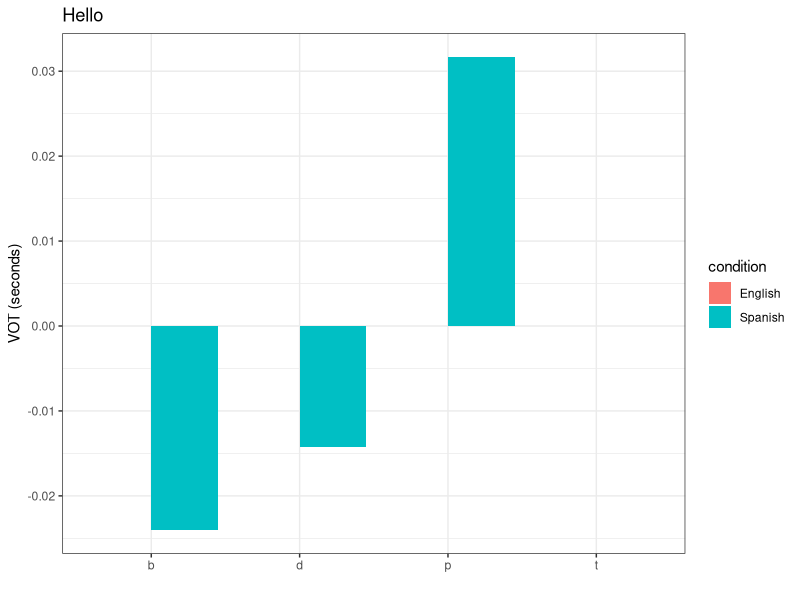

This figure's R source:
library(dplyr)
library(ggplot2)
#Read in the data from the CSV files 
english <- read.csv("eng_vot_data.csv")
spanish <- read.csv("spa_vot_data.csv")

#get the spanish data for each speaker separately 
fer1_spa <- spanish %>% filter(Speaker == 'ferfulice_1')
fer2_spa <- spanish %>% filter(Speaker == 'ferfulice_2')
deu_spa <- spanish %>% filter(Speaker == 'deuchar')

#get the english data for each speaker separately 
fer1_eng <- english %>% filter(Speaker == 'ferfulice_1')
fer2_eng <- english %>% filter(Speaker == 'ferfulice_2')
deu_eng <- english %>% filter(Speaker == 'deuchar')

#extract segments individually 
d_eng <- english %>% filter(Consonant == 'd')
d_spa <- spanish %>% filter(Consonant == 'd')
t_eng <- english %>% filter(Consonant == 't')
t_spa <- spanish %>% filter(Consonant == 't')
b_eng <- english %>% filter(Consonant == 'b')
b_spa <- spanish %>% filter(Consonant == 'b')
p_eng <- english %>% filter(Consonant == 'p')
p_spa <- spanish %>% filter(Consonant == 'p')


specie <- c(rep("d", 2), rep("t", 2), rep("b", 2), rep("p", 2))
condition <- rep(c("Spanish" , "English") , 4)
value <- c(mean(d_spa$VOT), mean(d_eng$VOT), mean(t_spa$VOT),mean(t_eng$VOT),  mean(b_spa$VOT),mean(b_eng$VOT),  mean(p_spa$VOT),  mean(p_eng$VOT))
data <- data.frame(specie,condition,value)




theme_set(theme_bw())
# Grouped
ggplot(data, aes(fill=condition, y=value, x=specie)) + 
  geom_bar(position="dodge", stat="identity") + xlab("") + ylab("VOT (seconds)") + ggtitle("Hello")

